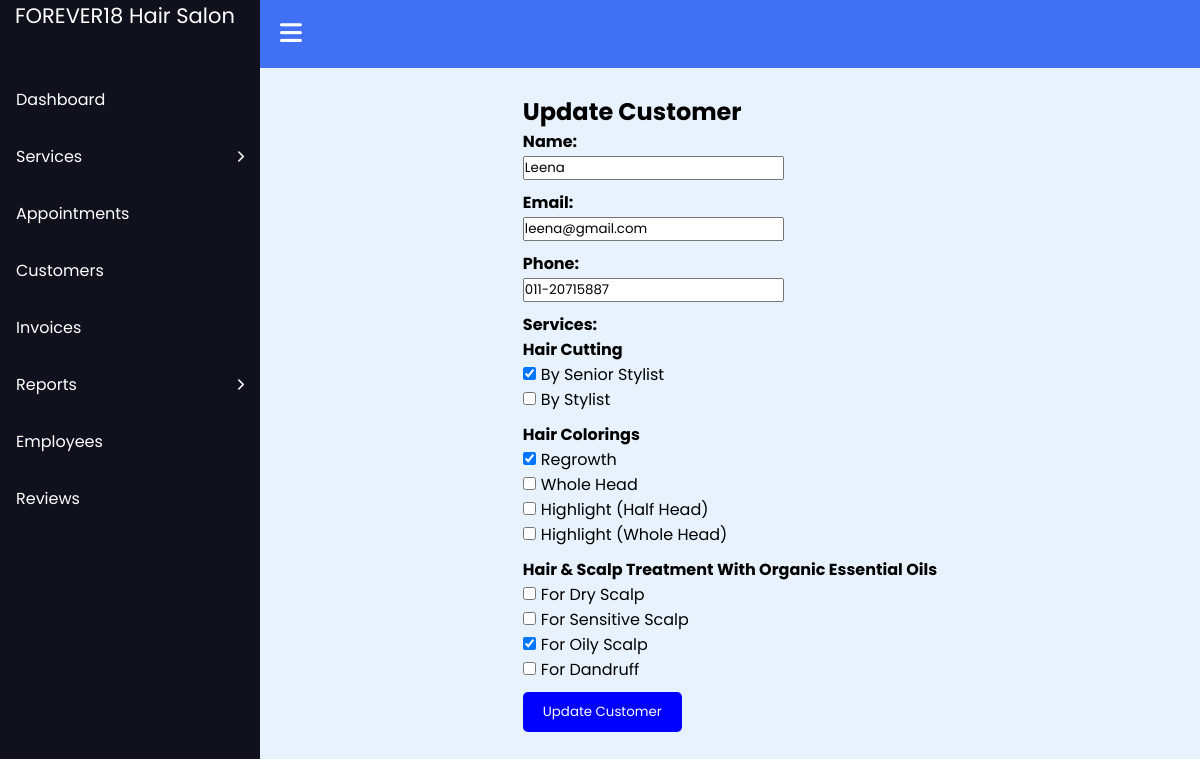
The app's page /admin/update_customers.php?id=12 with its own data.
### tables this page shows
CREATE TABLE `customers` (
  `id` int(10) NOT NULL,
  `name` varchar(50) NOT NULL,
  `email` varchar(100) NOT NULL,
  `phone` varchar(50) NOT NULL,
  `services` varchar(500) NOT NULL,
  `date` timestamp NOT NULL DEFAULT current_timestamp() ON UPDATE current_timestamp()
);

CREATE TABLE `services` (
  `id` int(10) NOT NULL,
  `name` varchar(250) NOT NULL,
  `date` timestamp NOT NULL DEFAULT current_timestamp() ON UPDATE current_timestamp()
);

CREATE TABLE `sub_services` (
  `id` int(10) NOT NULL,
  `main_service_id` int(10) NOT NULL,
  `name` varchar(250) NOT NULL,
  `cost` int(10) NOT NULL
);

### admin/update_customers.php (the view, shortened to what this page needs)
<?php
include("includes/functions.php");
if (isset($_GET['id'])) {
    $customerId = $_GET['id'];
    $sql = "SELECT * FROM customers WHERE id=$customerId";
    $result = mysqli_query($conn, $sql);
    if ($result && mysqli_num_rows($result) > 0) {
        $row = mysqli_fetch_assoc($result);
        $name = $row['name'];
        $email = $row['email'];
        $phone = $row['phone'];
        $selectedServices = $row['services'];
    } else {
        echo "No customer found with the ID: $customerId";
    }
} else {
    header("Location: customers.php");
    exit();
}
?>
<!DOCTYPE html>
<html lang="en">
<head>
    <link rel="stylesheet" href="css/update_customers.css">
</head>
<body>
    <?php include("sidebar.php"); ?>
    <main class="main">
        <section id="content">
            <br>
            <h2>Update Customer</h2>
            <form method="post">
                <div class="form">
                    <label for="name">Name: </label>
                    <input type="text" name="name" autocomplete="off" required value="<?php echo $name; ?>">
                </div>
                <div class="form">
                    <label for="email">Email: </label>
                    <input type="email" name="email" autocomplete="off" required value="<?php echo $email; ?>">
                </div>
                <div class="form">
                    <label for="phone">Phone: </label>
                    <input type="text" name="phone" autocomplete="off" required value="<?php echo $phone; ?>">
                </div>
                <div class="form">
                    <label for="services">Services: </label><br>
                    <?php
                    $mainServiceSql = "SELECT * FROM services";
                    $mainServiceResult = mysqli_query($conn, $mainServiceSql);
                    if (mysqli_num_rows($mainServiceResult) > 0) {
                        while ($mainServiceRow = mysqli_fetch_assoc($mainServiceResult)) {
                            $mainServiceId = $mainServiceRow['id'];
                            echo "<div>";
                            echo "<strong>" . htmlspecialchars($mainServiceRow['name']) . "</strong><br>";
                            $subServiceSql = "SELECT * FROM sub_services WHERE main_service_id = '$mainServiceId'";
                            $subServiceResult = mysqli_query($conn, $subServiceSql);
                            if (mysqli_num_rows($subServiceResult) > 0) {
                                while ($subServiceRow = mysqli_fetch_assoc($subServiceResult)) {
                                    $isChecked = strpos($selectedServices, $subServiceRow['name']) !== false ? 'checked' : '';
                                    echo "<input type='checkbox' name='services[]' value='" . $subServiceRow['id'] . "' $isChecked>";
                                    echo htmlspecialchars($subServiceRow['name']) . "<br>";
                                }
                            } else {
                                echo "No sub services found for this main service.<br>";
                            }
                            echo "</div>";
                        }
                    } else {
                        echo "No services found.";
                    }
                    ?>
                </div>
                <button type="submit" name="submit">Update Customer</button>
            </form>
        </section>
    </main>
</body>
</html>

### admin/css/update_customers.css (style rules this page uses)
.form { margin-bottom: 10px; }
label { display: inline-block; width: 100%; font-weight: bold; }
button[type="submit"] { padding: 10px 20px; background-color: blue; color: #fff; border: none; border-radius: 5px; cursor: pointer; }
input[type="checkbox"] { margin-right: 5px; }
.form div { margin-bottom: 10px; }

### admin/includes/sidebar.css (style rules this page uses)
* { margin: 0; padding: 0; box-sizing: border-box; font-family: 'Poppins', sans-serif; }
.navbar, .main { left: 260px; width: calc(100% - 260px); transition: all 0.5s ease; z-index: 1000; }
.main { position: relative; display: flex; align-items: center; justify-content: center; height: 100vh; z-index: 100; background: #e7f2fd; }

### records on screen
customers: name "Leena", email "leena@gmail.com", phone "011-20715887"
services: name "Hair Cutting"
sub_services: name "By Senior Stylist"
sub_services: name "By Stylist"
services: name "Hair Colorings"
sub_services: name "Regrowth"
sub_services: name "Whole Head"
sub_services: name "Highlight (Half Head)"
sub_services: name "Highlight (Whole Head)"
services: name "Hair & Scalp Treatment With Organic Essential Oils"
sub_services: name "For Dry Scalp"
sub_services: name "For Sensitive Scalp"
sub_services: name "For Oily Scalp"
sub_services: name "For Dandruff"
